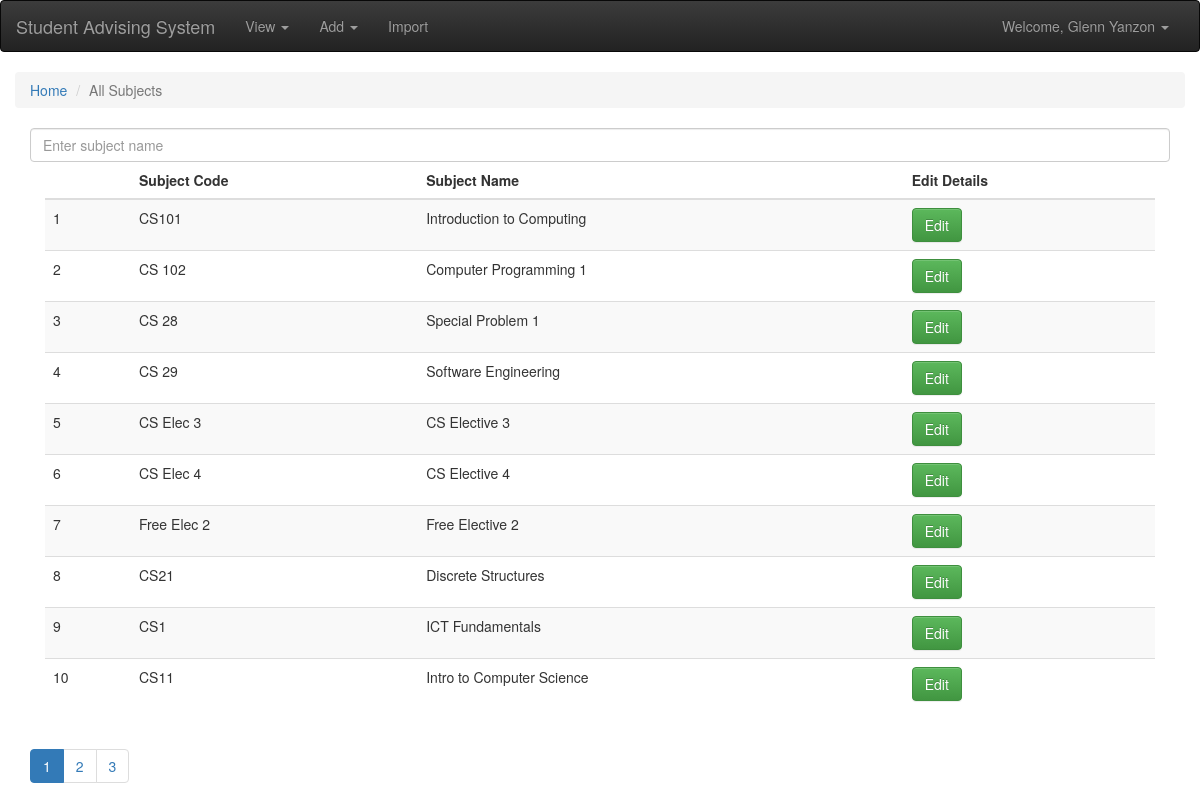
Before: /view/subjects.php (signed in) with the older database file.
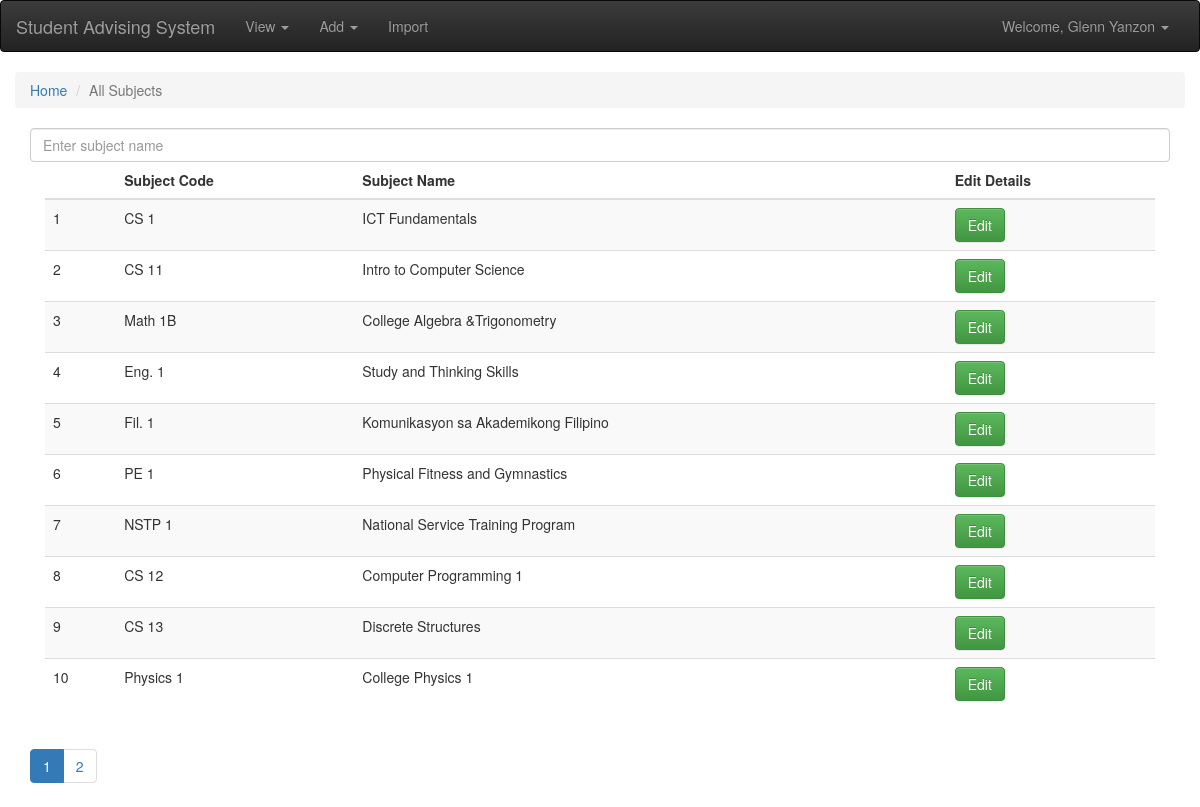
After: the same page with the newer database file.
### tables this page shows
CREATE TABLE `subject` (
  `subject_id` int(255) NOT NULL,
  `subject_name` varchar(255) NOT NULL,
  `subject_description` varchar(255) NOT NULL,
  `lecture_unit` int(255) DEFAULT NULL,
  `lab_unit` int(5) DEFAULT NULL,
  `credit_unit` int(5) NOT NULL
);

### view/subjects.php (the view, shortened to what this page needs)
<?php
	include '../backend/connection.php';
?>
<!DOCTYPE html>
<html>
	<head>
		<link rel="stylesheet" href="../css/bootstrap.min.css">
		<link rel="stylesheet" href="../css/bootstrap-theme.min.css">
	</head>
	<body>
		<?php include '../globalincludes/header.php';?>
		<div class="container-fluid">
			<ol class="breadcrumb">
			  <li><a href="../index.php">Home</a></li>
			  <li class="active">All Subjects</li>
			</ol>
			<div class="container-fluid">
				<input type="text" class="form-control" name="subjectsearchbar" placeholder="Enter subject name" id="searchbar">
				<div class="col-md-12">
					<div class="table-responsive">
						<table class="table table-striped">
							<thead>
								<tr>
									<th>  </th>
									<th>Subject Code</th>
									<th>Subject Name</th>
									<th>Edit Details</th>
								</tr>
							</thead>
							<tbody id="tbodyallsub" class="pagina-tbl srch-rslt">
								<?php
									$sql = "SELECT * FROM subject LIMIT 0,10";
									$result = $conn->query($sql);
									$num = 0;
									while($row = $result->fetch_assoc()){
										$num++;
										echo '
											<tr>
												<td>'.$num.'</td>
												<td>'.$row['subject_name'].'</td>
												<td>'.$row['subject_description'].'</td>
												<td><a href="../edit/subject.php?subid='.$row['subject_id'].'"><button class="btn btn-success">Edit</button></a></td>
											</tr>
										';
									}
								?>
							</tbody>
						</table>
					</div>
				</div>
				<?php
					$sql = "SELECT COUNT(*) AS TOTAL FROM subject";
                    $result = $conn->query($sql);
					$row = $result->fetch_assoc();
					$total = $row['TOTAL'];
					$numpages = $total/10;
					$pagenum = 10;
					$pagenumper = 0;
					echo '<input type="number" id="totpages" value="'.$pagenum.'" hidden>
						<nav aria-label="Page Navigation">
                            <ul class="pagination">';
                    for($i=0;$i<$numpages;$i++){
						if($i==0)
							echo '<li class="active" id="page-'.$i.'"><a href="#" onclick="pagination('.$i.',1,0,'.$pagenum.')">'.($i+1).'</a></li>';
						else
							echo '<li class="" id="page-'.$i.'"><a href="#" onclick="pagination('.$i.',1,'.($pagenumper = $pagenumper+$pagenum).','.$pagenum.')">'.($i+1).'</a></li>';
                                    }
				?>
			</div>
	</body>
</html>

Changed rows visible on the page:
removed subject: subject_name "CS101", subject_description "Introduction to Computing"
removed subject: subject_name "CS 102", subject_description "Computer Programming 1"
removed subject: subject_name "CS 28", subject_description "Special Problem 1"
removed subject: subject_name "CS 29", subject_description "Software Engineering"
removed subject: subject_name "CS Elec 3", subject_description "CS Elective 3"
removed subject: subject_name "CS Elec 4", subject_description "CS Elective 4"
removed subject: subject_name "Free Elec 2", subject_description "Free Elective 2"
removed subject: subject_name "CS21", subject_description "Discrete Structures"
removed subject: subject_name "CS1", subject_description "ICT Fundamentals"
removed subject: subject_name "CS11", subject_description "Intro to Computer Science"
now on this page (row edited): subject: subject_name "CS 1", subject_description "ICT Fundamentals"
now on this page (row edited): subject: subject_name "CS 11", subject_description "Intro to Computer Science"
now on this page (row edited): subject: subject_name "Math 1B", subject_description "College Algebra &Trigonometry"
now on this page (row edited): subject: subject_name "Eng. 1", subject_description "Study and Thinking Skills"
now on this page (row edited): subject: subject_name "Fil. 1", subject_description "Komunikasyon sa Akademikong Filipino"
now on this page (row edited): subject: subject_name "PE 1", subject_description "Physical Fitness and Gymnastics"
now on this page (row edited): subject: subject_name "NSTP 1", subject_description "National Service Training Program"
now on this page (row edited): subject: subject_name "CS 12", subject_description "Computer Programming 1"
now on this page (row edited): subject: subject_name "CS 13", subject_description "Discrete Structures"
added subject: subject_name "Physics 1", subject_description "College Physics 1"
Other visible differences:
list line gone: "3"
